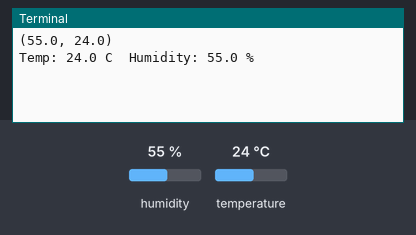
A program run on a simulated Raspberry Pi (BCM pin numbers). Shown: the last lines printed to the terminal. Inputs (shaded band) come from the test bench; at power-on: humidity 55 %, temperature 24 °C. Web requests get an empty 200 reply after 0.4 s.

Above: at 1.2 s.
1.3 s: humidity set to 22 %
At 7.6 s:
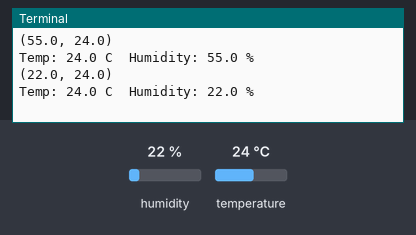
8.1 s: temperature set to 12 °C
At 14.2 s:
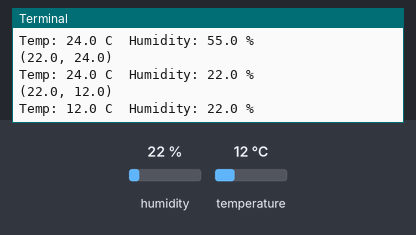
14.9 s: humidity set to 40 %
At 19.6 s:
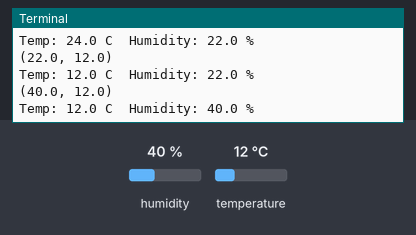
Timing chart, 0 to 21.1 s (numbered marks = the images above; inputs shaded):
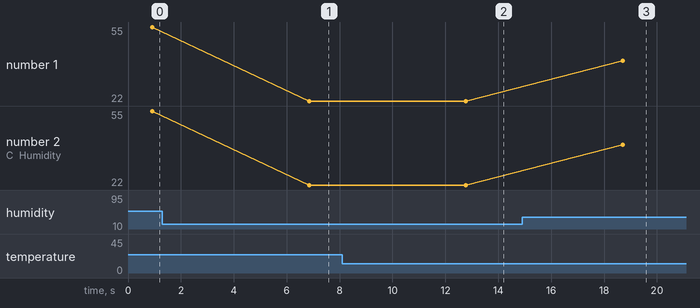

Measured:
- after the input at 1.3 s, the terminal: prints a new line after 5.6 s (image 1)
- after the input at 8.1 s, the terminal: prints a new line after 4.7 s (image 2)
- after the input at 14.9 s, the terminal: prints a new line after 3.8 s (image 3)
- plotted number 1: 55 → 22 after the input at 1.3 s, 22 → 40 after the input at 14.9 s
- plotted number 2: 55 → 22 after the input at 1.3 s, 22 → 40 after the input at 14.9 s

The program:

AdafruitDHT_11.py
```python
#!/usr/bin/python
import sys
import Adafruit_DHT
import time
import requests
import json

while True:

    humidity, temperature = Adafruit_DHT.read_retry(11, 4)
    # humidity = 39
    # temperature = 25
    data = {'humidity':humidity,'temperature':temperature}

    r = requests.get('http://127.0.0.1:5000/api/post_reading?temperature=' + str(temperature) + '&humidity=' + str(humidity))

    print(humidity,temperature)
    print 'Temp: {0:0.1f} C  Humidity: {1:0.1f} %'.format(temperature, humidity)
    time.sleep(5)
```
